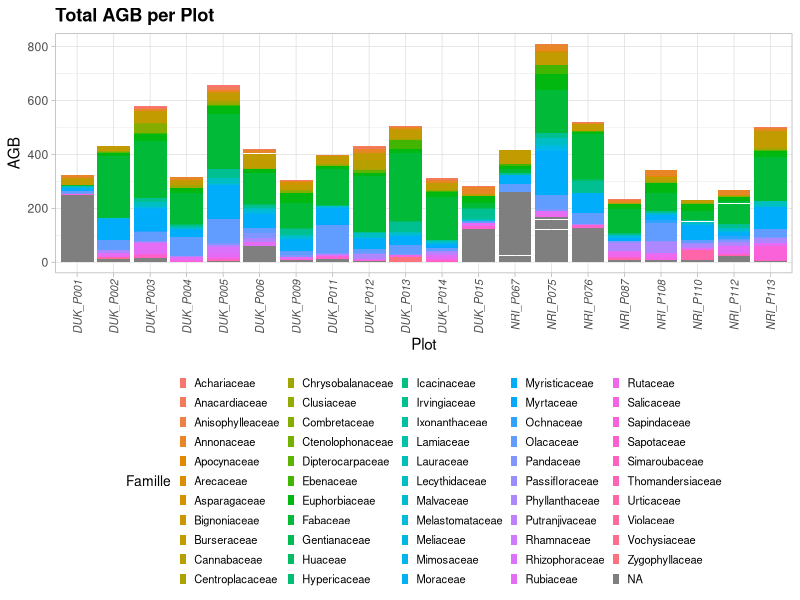
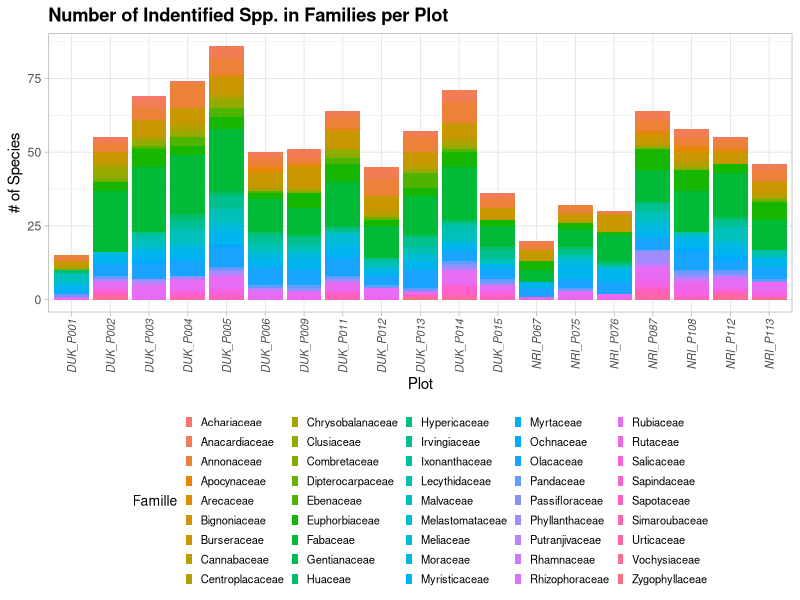
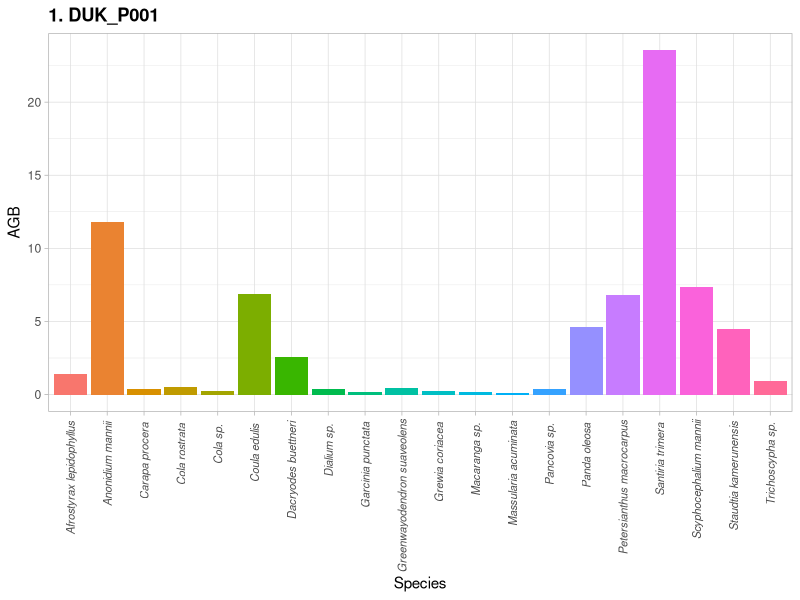
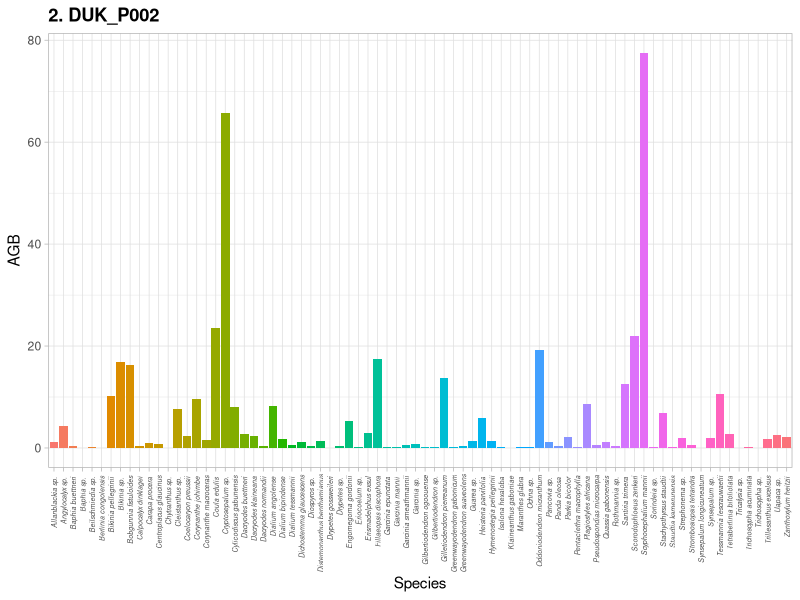
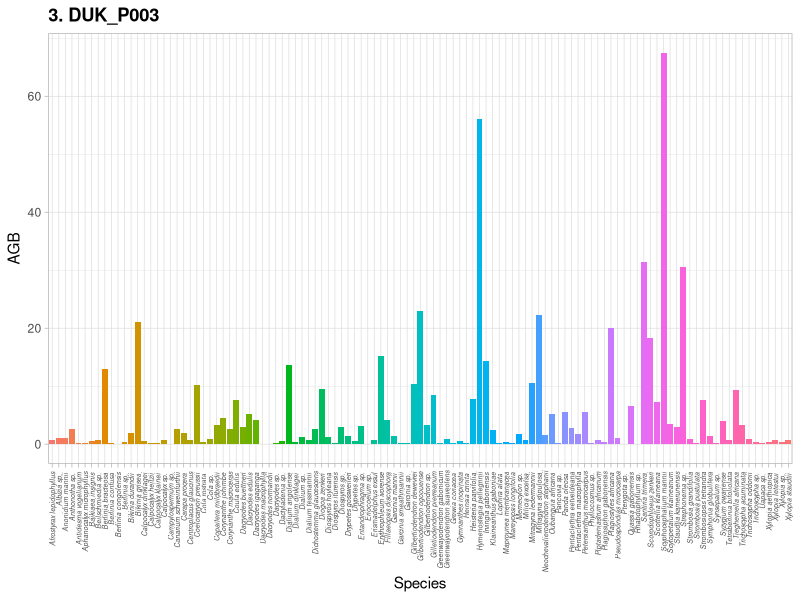
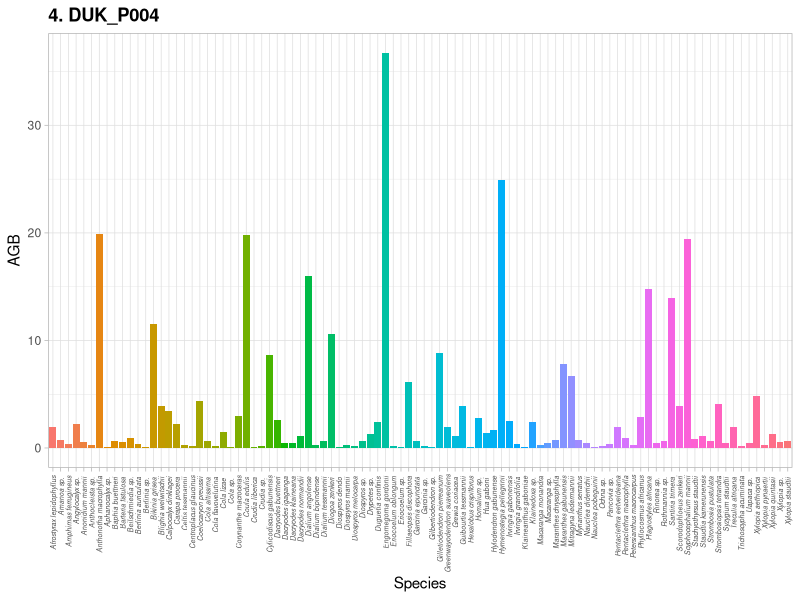
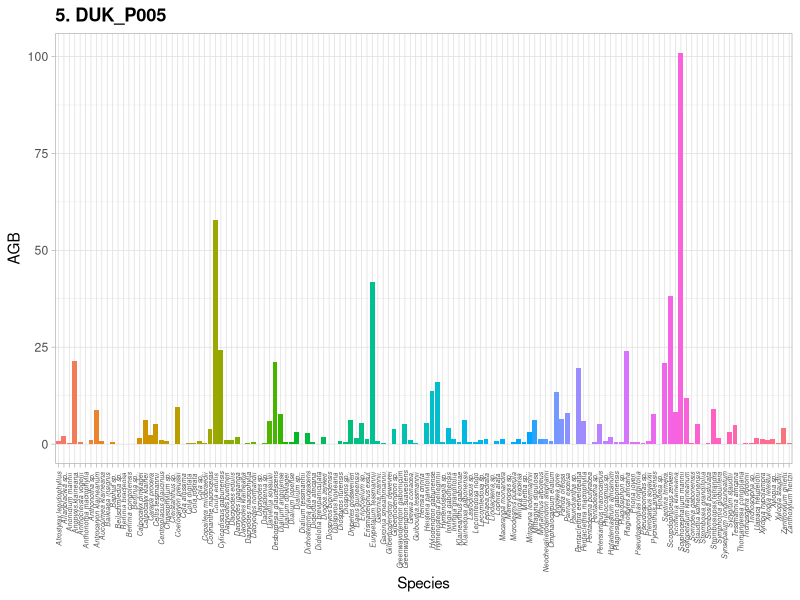
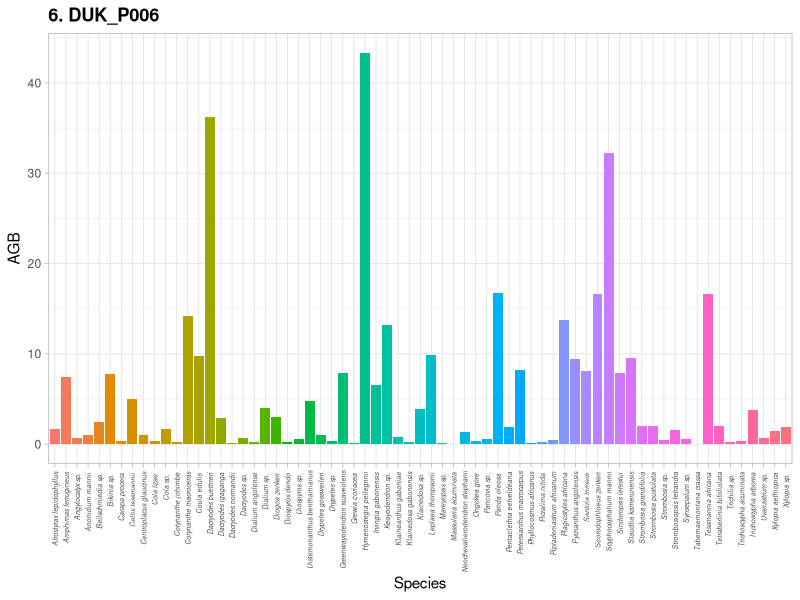

Recreate these plots in R, in order.
## ---- chunk 1
knitr::opts_chunk$set(echo = TRUE, fig_width=8, fig_height=5, fig.align="center")
setwd("/Users/aubreyknier/Desktop/Fall2021/BassConnections")
library(ggplot2)
library(dplyr)
## ---- chunk 2
tdat_read <- read.csv("tdat_bass.csv")
tdat <- na.omit(tdat_read)
species_agb <- with(tdat_read , aggregate(AGBtree, list(Species=Species, NewCode=NewCode), sum))

## ---- chunk 3
#AGB vs family
ggplot(tdat_read, aes(x=NewCode, y=AGBtree, fill=Famille)) +
  theme_light() +
  geom_bar(stat="identity") + 
      ggtitle("Total AGB per Plot") +
      theme(plot.title=element_text(face="bold")) + 
        ylab("AGB") +
        xlab("Plot") +
        theme(legend.position="bottom") +
          theme(axis.text.x = element_text(angle = 90, hjust=0.95, vjust=0.5)) +
               theme(axis.text.x=element_text(size=8, face="italic")) +
                 theme(legend.key.size = unit(1, 'cm'), #change legend key size
                    legend.key.height = unit(.2, 'cm'), #change legend key height
                    legend.key.width = unit(.2, 'cm'), #change legend key width
                    legend.title = element_text(size=10), #change legend title font size
                    legend.text = element_text(size=8)) #change legend text font size


# top 10% of families in all plots
tdat_fam <- with(tdat_read , aggregate(AGBtree, list(Famille=Famille), sum))
tdat_fam <- tdat_fam %>% dplyr::mutate(perc = scales::percent(x / sum(x), accuracy = .1, trim = FALSE))
tdat_fam <- tdat_fam[order(tdat_fam$x, decreasing=T),]


topData <- tdat_fam %>%
    top_frac(n = 0.1, wt = x)
for (i in 1:NROW(topData)) {
  print(topData$Famille[i])
  print(topData$perc[i])
}

# top 10% of species in all plots
tdat_spp <- with(tdat_read , aggregate(AGBtree, list(Species=Species), sum))
tdat_spp <- tdat_spp %>% dplyr::mutate(perc = scales::percent(x / sum(x), accuracy = .1, trim = FALSE))
tdat_spp <- tdat_spp[order(tdat_spp$x, decreasing=T),]

write.csv("tdat_spp.csv")

topData <- tdat_spp %>%
    top_frac(n = 0.1, wt = x)
for (i in 1:NROW(topData)) {
  print(topData$Species[i])
  print(topData$perc[i])
}

# # of distinct spp vs family
spp_count <- tdat %>%                              # Applying group_by & summarise
  group_by(NewCode, Famille) %>%
  summarise(count = n_distinct(Species))

ggplot(spp_count, aes(x=NewCode, y=count, fill=Famille)) +
  theme_light() +
  geom_bar(stat="identity") + 
      ggtitle("Number of Indentified Spp. in Families per Plot") +
      theme(plot.title=element_text(face="bold")) + 
        ylab("# of Species") +
        xlab("Plot") +
        theme(legend.position="bottom") +
          theme(axis.text.x = element_text(angle = 90, hjust=0.95, vjust=0.5)) +
               theme(axis.text.x=element_text(size=8, face="italic")) +
                 theme(legend.key.size = unit(1, 'cm'), #change legend key size
                    legend.key.height = unit(.2, 'cm'), #change legend key height
                    legend.key.width = unit(.2, 'cm'), #change legend key width
                    legend.title = element_text(size=10), #change legend title font size
                    legend.text = element_text(size=8)) #change legend text font size

# # number of spp vs abundance
# abund_count <- tdat %>%                              # Applying group_by & summarise
#   group_by(Species) %>%
#   summarise(count = length(Species))
#  
# ggplot(abund_count, aes(x=count, y=count)) +
#   theme_light() +
#   geom_bar(stat="identity") +
#       ggtitle("Amount of Indentified Spp. in Families per Plot") +
#       theme(plot.title=element_text(face="bold")) +
#         ylab("# of Species") +
#         xlab("Abundance") +
#         theme(legend.position="bottom") +
#           theme(axis.text.x = element_text(angle = 90, hjust=0.95, vjust=0.5)) +
#                theme(axis.text.x=element_text(size=8, face="italic")) +
#                  theme(legend.key.size = unit(1, 'cm'), #change legend key size
#                     legend.key.height = unit(.2, 'cm'), #change legend key height
#                     legend.key.width = unit(.2, 'cm'), #change legend key width
#                     legend.title = element_text(size=10), #change legend title font size
#                     legend.text = element_text(size=8)) #change legend text font size

## ---- chunk 4

DUK_P001_data <- subset(species_agb, NewCode %in% "DUK_P001")
DUK_P001_data <- DUK_P001_data %>% dplyr::mutate(perc = scales::percent(x / sum(x), accuracy = .1, trim = FALSE))
DUK_P001_data <- DUK_P001_data[order(DUK_P001_data$x, decreasing=T),]

 
ggplot(DUK_P001_data, aes(x=Species, y=x, fill=Species)) +
  theme_light() +
  geom_bar(stat="identity") + 
    ggtitle("1. DUK_P001") + 
      theme(plot.title=element_text(face="bold")) + 
        ylab("AGB") +
          theme(axis.text.x = element_text(angle = 90, hjust=0.95, vjust=0.5)) +
            theme(legend.position="none") +
               theme(axis.text.x=element_text(size=8, face="italic")) 
                  #geom_text(aes(label = perc))
  
topData <- DUK_P001_data %>%
    top_frac(n = 0.1, wt = x)
for (i in 1:NROW(topData)) {
  print(topData$Species[i])
  print(topData$perc[i])
}
## ---- chunk 5
DUK_P002_data <- subset(species_agb, NewCode %in% "DUK_P002")
DUK_P002_data <- DUK_P002_data %>% dplyr::mutate(perc = scales::percent(x / sum(x), accuracy = .1, trim = FALSE))
DUK_P002_data <- DUK_P002_data[order(DUK_P002_data$x, decreasing=T),]


ggplot(DUK_P002_data, aes(x=Species, y=x, fill=Species)) +
  theme_light() +
  geom_bar(stat="identity") + 
    ggtitle("2. DUK_P002") + 
      theme(plot.title=element_text(face="bold")) + 
        ylab("AGB") +
          theme(axis.text.x = element_text(angle = 90, hjust=0.95, vjust=0.5)) +
            theme(legend.position="none") +
               theme(axis.text.x=element_text(size=5, face="italic"))

topData <- DUK_P002_data %>%
    top_frac(n = 0.1, wt = x)
for (i in 1:NROW(topData)) {
  print(topData$Species[i])
  print(topData$perc[i])
}
## ---- chunk 6
DUK_P003_data <- subset(species_agb, NewCode %in% "DUK_P003")
DUK_P003_data <- DUK_P003_data %>% dplyr::mutate(perc = scales::percent(x / sum(x), accuracy = .1, trim = FALSE))
DUK_P003_data <- DUK_P003_data[order(DUK_P003_data$x, decreasing=T),]


ggplot(subset(species_agb, NewCode %in% "DUK_P003"), aes(x=Species, y=x, fill=Species)) +
  theme_light() +
  geom_bar(stat="identity") + 
    ggtitle("3. DUK_P003") + 
      theme(plot.title=element_text(face="bold")) + 
        ylab("AGB") +
          theme(axis.text.x = element_text(angle = 90, hjust=0.95, vjust=0.5)) +
            theme(legend.position="none") +
               theme(axis.text.x=element_text(size=5, face="italic"))

topData <- DUK_P003_data %>%
    top_frac(n = 0.1, wt = x)
for (i in 1:NROW(topData)) {
  print(topData$Species[i])
  print(topData$perc[i])
}

## ---- chunk 7
DUK_P004_data <- subset(species_agb, NewCode %in% "DUK_P004")
DUK_P004_data <- DUK_P004_data %>% dplyr::mutate(perc = scales::percent(x / sum(x), accuracy = .1, trim = FALSE))
DUK_P004_data <- DUK_P004_data[order(DUK_P004_data$x, decreasing=T),]


ggplot(subset(species_agb, NewCode %in% "DUK_P004"), aes(x=Species, y=x, fill=Species)) +
  theme_light() +
  geom_bar(stat="identity") + 
    ggtitle("4. DUK_P004") + 
      theme(plot.title=element_text(face="bold")) + 
        ylab("AGB") +
          theme(axis.text.x = element_text(angle = 90, hjust=0.95, vjust=0.5)) +
            theme(legend.position="none") +
               theme(axis.text.x=element_text(size=5, face="italic"))


topData <- DUK_P004_data %>%
    top_frac(n = 0.1, wt = x)
for (i in 1:NROW(topData)) {
  print(topData$Species[i])
  print(topData$perc[i])
}

## ---- chunk 8
DUK_P005_data <- subset(species_agb, NewCode %in% "DUK_P005")
DUK_P005_data <- DUK_P005_data %>% dplyr::mutate(perc = scales::percent(x / sum(x), accuracy = .1, trim = FALSE))
DUK_P005_data <- DUK_P005_data[order(DUK_P005_data$x, decreasing=T),]


ggplot(subset(species_agb, NewCode %in% "DUK_P005"), aes(x=Species, y=x, fill=Species)) +
  theme_light() +
  geom_bar(stat="identity") + 
    ggtitle("5. DUK_P005") + 
      theme(plot.title=element_text(face="bold")) + 
        ylab("AGB") +
          theme(axis.text.x = element_text(angle = 90, hjust=0.95, vjust=0.5)) +
            theme(legend.position="none") +
               theme(axis.text.x=element_text(size=5, face="italic"))

topData <- DUK_P005_data %>%
    top_frac(n = 0.1, wt = x)
for (i in 1:NROW(topData)) {
  print(topData$Species[i])
  print(topData$perc[i])
}


## ---- chunk 9
DUK_P006_data <- subset(species_agb, NewCode %in% "DUK_P006")
DUK_P006_data <- DUK_P006_data %>% dplyr::mutate(perc = scales::percent(x / sum(x), accuracy = .1, trim = FALSE))
DUK_P006_data <- DUK_P006_data[order(DUK_P006_data$x, decreasing=T),]


ggplot(subset(species_agb, NewCode %in% "DUK_P006"), aes(x=Species, y=x, fill=Species)) +
  theme_light() +
  geom_bar(stat="identity") + 
    ggtitle("6. DUK_P006") + 
      theme(plot.title=element_text(face="bold")) + 
        ylab("AGB") +
          theme(axis.text.x = element_text(angle = 90, hjust=0.95, vjust=0.5)) +
            theme(legend.position="none") +
               theme(axis.text.x=element_text(size=5, face="italic"))

topData <- DUK_P006_data %>%
    top_frac(n = 0.1, wt = x)
for (i in 1:NROW(topData)) {
  print(topData$Species[i])
  print(topData$perc[i])
}


## ---- chunk 10
DUK_P009_data <- subset(species_agb, NewCode %in% "DUK_P009")
DUK_P009_data <- DUK_P009_data %>% dplyr::mutate(perc = scales::percent(x / sum(x), accuracy = .1, trim = FALSE))
DUK_P009_data <- DUK_P009_data[order(DUK_P009_data$x, decreasing=T),]


ggplot(subset(species_agb, NewCode %in% "DUK_P009"), aes(x=Species, y=x, fill=Species)) +
  theme_light() +
  geom_bar(stat="identity") + 
    ggtitle("7. DUK_P009") + 
      theme(plot.title=element_text(face="bold")) + 
        ylab("AGB") +
          theme(axis.text.x = element_text(angle = 90, hjust=0.95, vjust=0.5)) +
            theme(legend.position="none") +
               theme(axis.text.x=element_text(size=5, face="italic"))

topData <- DUK_P009_data %>%
    top_frac(n = 0.1, wt = x)
for (i in 1:NROW(topData)) {
  print(topData$Species[i])
  print(topData$perc[i])
}


## ---- chunk 11
DUK_P011_data <- subset(species_agb, NewCode %in% "DUK_P011")
DUK_P011_data <- DUK_P011_data %>% dplyr::mutate(perc = scales::percent(x / sum(x), accuracy = .1, trim = FALSE))
DUK_P011_data <- DUK_P011_data[order(DUK_P011_data$x, decreasing=T),]


ggplot(subset(species_agb, NewCode %in% "DUK_P011"), aes(x=Species, y=x, fill=Species)) +
  theme_light() +
  geom_bar(stat="identity") + 
    ggtitle("8. DUK_P011") + 
      theme(plot.title=element_text(face="bold")) + 
        ylab("AGB") +
          theme(axis.text.x = element_text(angle = 90, hjust=0.95, vjust=0.5)) +
            theme(legend.position="none") +
               theme(axis.text.x=element_text(size=5, face="italic"))

topData <- DUK_P011_data %>%
    top_frac(n = 0.1, wt = x)
for (i in 1:NROW(topData)) {
  print(topData$Species[i])
  print(topData$perc[i])
}


## ---- chunk 12
DUK_P012_data <- subset(species_agb, NewCode %in% "DUK_P012")
DUK_P012_data <- DUK_P012_data %>% dplyr::mutate(perc = scales::percent(x / sum(x), accuracy = .1, trim = FALSE))
DUK_P012_data <- DUK_P012_data[order(DUK_P012_data$x, decreasing=T),]


ggplot(subset(species_agb, NewCode %in% "DUK_P012"), aes(x=Species, y=x, fill=Species)) +
  theme_light() +
  geom_bar(stat="identity") + 
    ggtitle("9. DUK_P012") + 
      theme(plot.title=element_text(face="bold")) + 
        ylab("AGB") +
          theme(axis.text.x = element_text(angle = 90, hjust=0.95, vjust=0.5)) +
            theme(legend.position="none") +
               theme(axis.text.x=element_text(size=5, face="italic"))

topData <- DUK_P012_data %>%
    top_frac(n = 0.1, wt = x)
for (i in 1:NROW(topData)) {
  print(topData$Species[i])
  print(topData$perc[i])
}


## ---- chunk 13
DUK_P013_data <- subset(species_agb, NewCode %in% "DUK_P013")
DUK_P013_data <- DUK_P013_data %>% dplyr::mutate(perc = scales::percent(x / sum(x), accuracy = .1, trim = FALSE))
DUK_P013_data <- DUK_P013_data[order(DUK_P013_data$x, decreasing=T),]


ggplot(subset(species_agb, NewCode %in% "DUK_P013"), aes(x=Species, y=x, fill=Species)) +
  theme_light() +
  geom_bar(stat="identity") + 
    ggtitle("10. DUK_P013") + 
      theme(plot.title=element_text(face="bold")) + 
        ylab("AGB") +
          theme(axis.text.x = element_text(angle = 90, hjust=0.95, vjust=0.5)) +
            theme(legend.position="none") +
               theme(axis.text.x=element_text(size=5, face="italic"))

topData <- DUK_P013_data %>%
    top_frac(n = 0.1, wt = x)
for (i in 1:NROW(topData)) {
  print(topData$Species[i])
  print(topData$perc[i])
}


## ---- chunk 14
DUK_P014_data <- subset(species_agb, NewCode %in% "DUK_P014")
DUK_P014_data <- DUK_P014_data %>% dplyr::mutate(perc = scales::percent(x / sum(x), accuracy = .1, trim = FALSE))
DUK_P014_data <- DUK_P014_data[order(DUK_P014_data$x, decreasing=T),]


ggplot(subset(species_agb, NewCode %in% "DUK_P014"), aes(x=Species, y=x, fill=Species)) +
  theme_light() +
  geom_bar(stat="identity") + 
    ggtitle("11. DUK_P014") + 
      theme(plot.title=element_text(face="bold")) + 
        ylab("AGB") +
          theme(axis.text.x = element_text(angle = 90, hjust=0.95, vjust=0.5)) +
            theme(legend.position="none") +
               theme(axis.text.x=element_text(size=5, face="italic"))

topData <- DUK_P014_data %>%
    top_frac(n = 0.1, wt = x)
for (i in 1:NROW(topData)) {
  print(topData$Species[i])
  print(topData$perc[i])
}


## ---- chunk 15
DUK_P015_data <- subset(species_agb, NewCode %in% "DUK_P015")
DUK_P015_data <- DUK_P015_data %>% dplyr::mutate(perc = scales::percent(x / sum(x), accuracy = .1, trim = FALSE))
DUK_P015_data <- DUK_P015_data[order(DUK_P015_data$x, decreasing=T),]


ggplot(subset(species_agb, NewCode %in% "DUK_P015"), aes(x=Species, y=x, fill=Species)) +
  theme_light() +
  geom_bar(stat="identity") + 
    ggtitle("12. DUK_P015") + 
      theme(plot.title=element_text(face="bold")) + 
        ylab("AGB") +
          theme(axis.text.x = element_text(angle = 90, hjust=0.95, vjust=0.5)) +
            theme(legend.position="none") +
               theme(axis.text.x=element_text(size=5, face="italic"))

topData <- DUK_P015_data %>%
    top_frac(n = 0.1, wt = x)
for (i in 1:NROW(topData)) {
  print(topData$Species[i])
  print(topData$perc[i])
}


## ---- chunk 16
NRI_P067_data <- subset(species_agb, NewCode %in% "NRI_P067")
NRI_P067_data <- NRI_P067_data %>% dplyr::mutate(perc = scales::percent(x / sum(x), accuracy = .1, trim = FALSE))
NRI_P067_data <- NRI_P067_data[order(NRI_P067_data$x, decreasing=T),]


ggplot(subset(species_agb, NewCode %in% "NRI_P067"), aes(x=Species, y=x, fill=Species)) +
  theme_light() +
  geom_bar(stat="identity") + 
    ggtitle("13. NRI_P067") + 
      theme(plot.title=element_text(face="bold")) + 
        ylab("AGB") +
          theme(axis.text.x = element_text(angle = 90, hjust=0.95, vjust=0.5)) +
            theme(legend.position="none") +
               theme(axis.text.x=element_text(size=7, face="italic"))

topData <- NRI_P067_data %>%
    top_frac(n = 0.1, wt = x)
for (i in 1:NROW(topData)) {
  print(topData$Species[i])
  print(topData$perc[i])
}


## ---- chunk 17
NRI_P075_data <- subset(species_agb, NewCode %in% "NRI_P075")
NRI_P075_data <- NRI_P075_data %>% dplyr::mutate(perc = scales::percent(x / sum(x), accuracy = .1, trim = FALSE))
NRI_P075_data <- NRI_P075_data[order(NRI_P075_data$x, decreasing=T),]


ggplot(subset(species_agb, NewCode %in% "NRI_P075"), aes(x=Species, y=x, fill=Species)) +
  theme_light() +
  geom_bar(stat="identity") + 
    ggtitle("14. NRI_P075") + 
      theme(plot.title=element_text(face="bold")) + 
        ylab("AGB") +
          theme(axis.text.x = element_text(angle = 90, hjust=0.95, vjust=0.5)) +
            theme(legend.position="none") +
               theme(axis.text.x=element_text(size=7, face="italic"))

topData <- NRI_P075_data %>%
    top_frac(n = 0.1, wt = x)
for (i in 1:NROW(topData)) {
  print(topData$Species[i])
  print(topData$perc[i])
}


## ---- chunk 18
NRI_P076_data <- subset(species_agb, NewCode %in% "NRI_P076")
NRI_P076_data <- NRI_P076_data %>% dplyr::mutate(perc = scales::percent(x / sum(x), accuracy = .1, trim = FALSE))
NRI_P076_data <- NRI_P076_data[order(NRI_P076_data$x, decreasing=T),]


ggplot(subset(species_agb, NewCode %in% "NRI_P076"), aes(x=Species, y=x, fill=Species)) +
  theme_light() +
  geom_bar(stat="identity") + 
    ggtitle("15. NRI_P076") + 
      theme(plot.title=element_text(face="bold")) + 
        ylab("AGB") +
          theme(axis.text.x = element_text(angle = 90, hjust=0.95, vjust=0.5)) +
            theme(legend.position="none") +
               theme(axis.text.x=element_text(size=7, face="italic"))

topData <- NRI_P076_data %>%
    top_frac(n = 0.1, wt = x)
for (i in 1:NROW(topData)) {
  print(topData$Species[i])
  print(topData$perc[i])
}


## ---- chunk 19
NRI_P087_data <- subset(species_agb, NewCode %in% "NRI_P087")
NRI_P087_data <- NRI_P087_data %>% dplyr::mutate(perc = scales::percent(x / sum(x), accuracy = .1, trim = FALSE))
NRI_P087_data <- NRI_P087_data[order(NRI_P087_data$x, decreasing=T),]


ggplot(subset(species_agb, NewCode %in% "NRI_P087"), aes(x=Species, y=x, fill=Species)) +
  theme_light() +
  geom_bar(stat="identity") + 
    ggtitle("16. NRI_P087") + 
      theme(plot.title=element_text(face="bold")) + 
        ylab("AGB") +
          theme(axis.text.x = element_text(angle = 90, hjust=0.95, vjust=0.5)) +
            theme(legend.position="none") +
               theme(axis.text.x=element_text(size=5, face="italic"))

topData <- NRI_P087_data %>%
    top_frac(n = 0.1, wt = x)
for (i in 1:NROW(topData)) {
  print(topData$Species[i])
  print(topData$perc[i])
}


## ---- chunk 20
NRI_P108_data <- subset(species_agb, NewCode %in% "NRI_P108")
NRI_P108_data <- NRI_P108_data %>% dplyr::mutate(perc = scales::percent(x / sum(x), accuracy = .1, trim = FALSE))
NRI_P108_data <- NRI_P108_data[order(NRI_P108_data$x, decreasing=T),]


ggplot(subset(species_agb, NewCode %in% "NRI_P108"), aes(x=Species, y=x, fill=Species)) +
  theme_light() +
  geom_bar(stat="identity") + 
    ggtitle("17. NRI_P108") + 
      theme(plot.title=element_text(face="bold")) + 
        ylab("AGB") +
          theme(axis.text.x = element_text(angle = 90, hjust=0.95, vjust=0.5)) +
            theme(legend.position="none") +
               theme(axis.text.x=element_text(size=5, face="italic"))

topData <- NRI_P108_data %>%
    top_frac(n = 0.1, wt = x)
for (i in 1:NROW(topData)) {
  print(topData$Species[i])
  print(topData$perc[i])
}


## ---- chunk 21
NRI_P110_data <- subset(species_agb, NewCode %in% "NRI_P110")
NRI_P110_data <- NRI_P110_data %>% dplyr::mutate(perc = scales::percent(x / sum(x), accuracy = .1, trim = FALSE))
NRI_P110_data <- NRI_P110_data[order(NRI_P110_data$x, decreasing=T),]


ggplot(subset(species_agb, NewCode %in% "NRI_P110"), aes(x=Species, y=x, fill=Species)) +
  theme_light() +
  geom_bar(stat="identity") + 
    ggtitle("18. NRI_P110") + 
      theme(plot.title=element_text(face="bold")) + 
        ylab("AGB") +
          theme(axis.text.x = element_text(angle = 90, hjust=0.95, vjust=0.5)) +
            theme(legend.position="none") +
               theme(axis.text.x=element_text(size=5, face="italic"))

topData <- NRI_P110_data %>%
    top_frac(n = 0.1, wt = x)
for (i in 1:NROW(topData)) {
  print(topData$Species[i])
  print(topData$perc[i])
}


## ---- chunk 22
NRI_P112_data <- subset(species_agb, NewCode %in% "NRI_P112")
NRI_P112_data <- NRI_P112_data %>% dplyr::mutate(perc = scales::percent(x / sum(x), accuracy = .1, trim = FALSE))
NRI_P112_data <- NRI_P112_data[order(NRI_P112_data$x, decreasing=T),]


ggplot(subset(species_agb, NewCode %in% "NRI_P112"), aes(x=Species, y=x, fill=Species)) +
  theme_light() +
  geom_bar(stat="identity") + 
    ggtitle("19. NRI_P112") + 
      theme(plot.title=element_text(face="bold")) + 
        ylab("AGB") +
          theme(axis.text.x = element_text(angle = 90, hjust=0.95, vjust=0.5)) +
            theme(legend.position="none") +
               theme(axis.text.x=element_text(size=5, face="italic"))

topData <- NRI_P112_data %>%
    top_frac(n = 0.1, wt = x)
for (i in 1:NROW(topData)) {
  print(topData$Species[i])
  print(topData$perc[i])
}


## ---- chunk 23
NRI_P113_data <- subset(species_agb, NewCode %in% "NRI_P113")
NRI_P113_data <- NRI_P113_data %>% dplyr::mutate(perc = scales::percent(x / sum(x), accuracy = .1, trim = FALSE))
NRI_P113_data <- NRI_P113_data[order(NRI_P113_data$x, decreasing=T),]


ggplot(subset(species_agb, NewCode %in% "NRI_P113"), aes(x=Species, y=x, fill=Species)) +
  theme_light() +
  geom_bar(stat="identity") + 
    ggtitle("20. NRI_P113") + 
      theme(plot.title=element_text(face="bold")) + 
        ylab("AGB") +
          theme(axis.text.x = element_text(angle = 90, hjust=0.95, vjust=0.5)) +
            theme(legend.position="none") +
               theme(axis.text.x=element_text(size=5, face="italic"))

topData <- NRI_P113_data %>%
    top_frac(n = 0.1, wt = x)
for (i in 1:NROW(topData)) {
  print(topData$Species[i])
  print(topData$perc[i])
}


